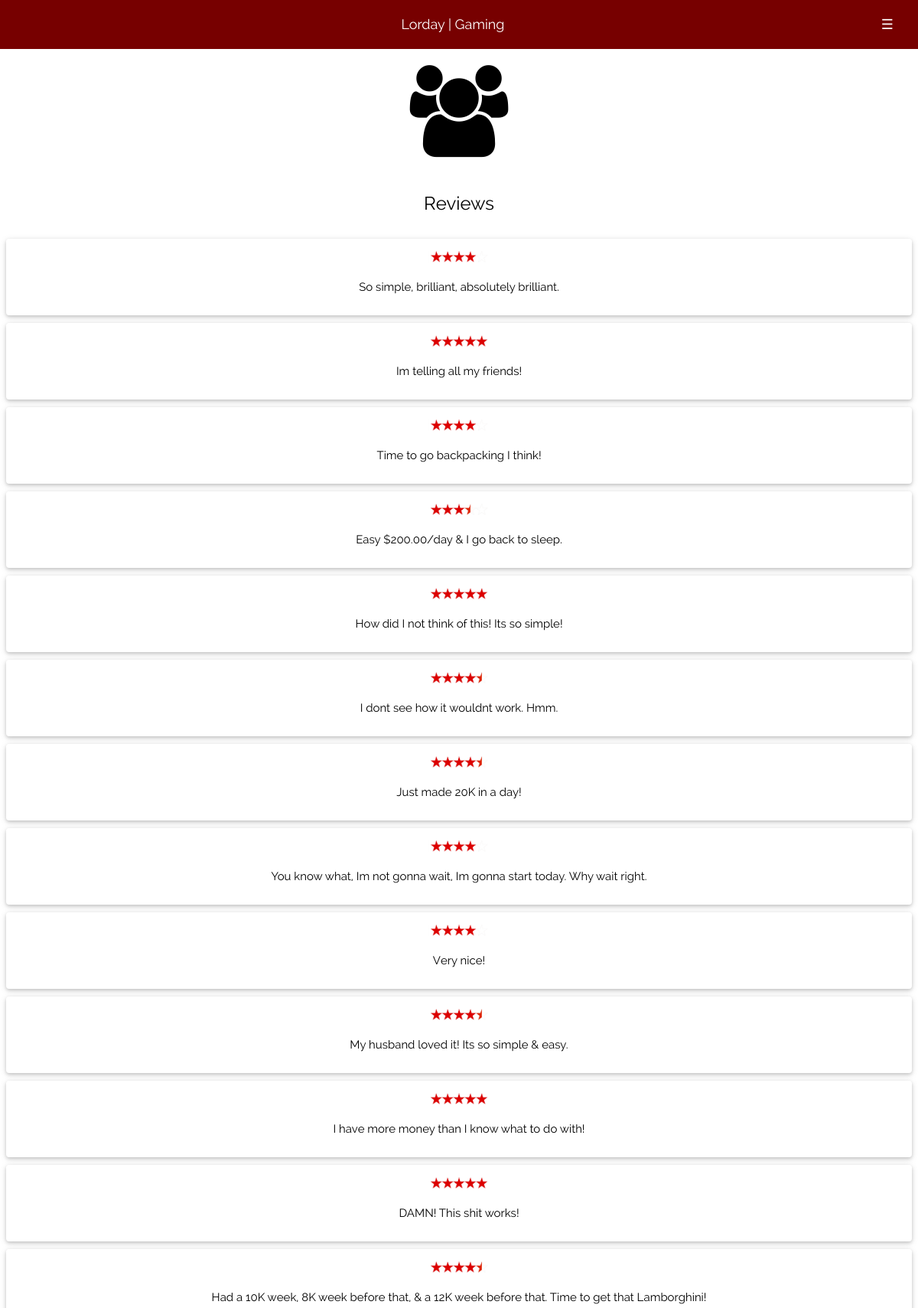
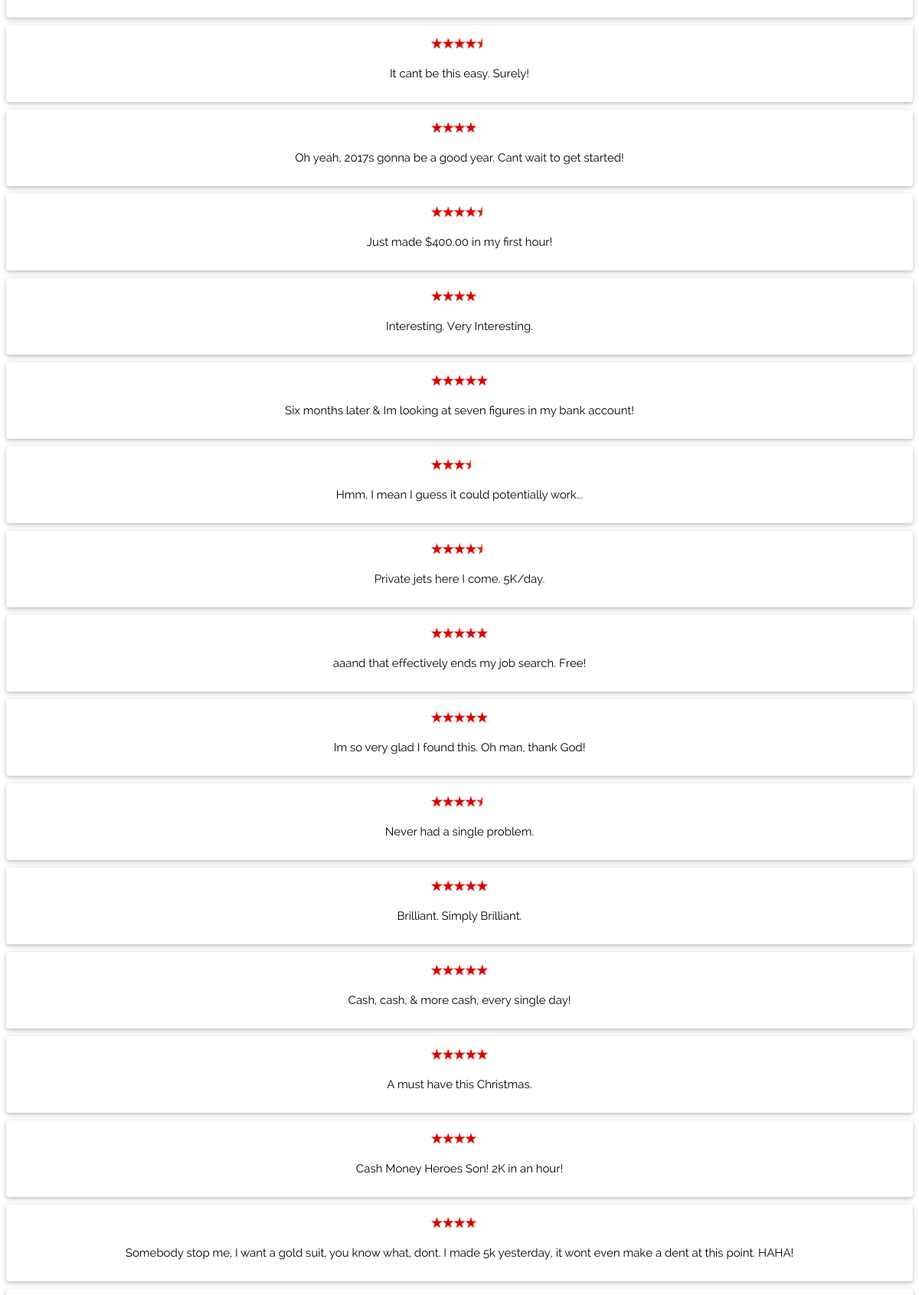
The page /gaming/reviews.php (upper part) on the database its author committed (2 pictures, top to bottom).
### tables this page shows
CREATE TABLE `reviews` (
  `review_id` int(100) NOT NULL,
  `customer_review` varchar(10000) NOT NULL,
  `review_image` varchar(100) NOT NULL
);

### gaming/functions/functions.php (the view, shortened to what this page needs)
<?php
function query($sql) {
  global $connection;
  return mysqli_query($connection, $sql);
}
function fetch_array($result){
  return mysqli_fetch_array($result);
}
function getReviews(){
  $query = query(" SELECT * FROM reviews order by RAND()");
  while($row = fetch_array($query)) {
    $review = $row['customer_review'];
    $review_image = $row['review_image'];
$the_review = <<<DELIMETER
<div style="margin-top:10px;">
  <div class="w3-card-2 w3-padding-top w3-padding-bottom w3-round w3-padding-left w3-padding-right" style="min-height:50px">
  <img src="images/review_images/{$review_image}" width="80px;">
    <br>
  <p>$review</p>
  </div>
</div>
DELIMETER;
echo $the_review;
  }
}
?>

### gaming/reviews.php (shortened to what this page needs)
<!DOCTYPE html>
<html>
<html lang="en">
<link rel="stylesheet" href="styles/w3.css">
<link rel="stylesheet" href="styles/raleway/raleway.css">
<link rel="stylesheet" href="styles/font-awesome/css/font-awesome.min.css">
<div class="w3-top">
  <div class="w3-text-white w3-large w3-padding-xlarge" style="background-color:#770000;">
    <div class="w3-opennav w3-right" onclick="w3_open()">☰</div>
    <div class="w3-center">Lorday | Gaming</div>
  </div>
</div>
<div class="w3-row-padding w3-center" style="margin-top:85px;">
  <i class="fa fa-users fa-15 w3-margin-bottom" style="font-size:120px"></i>
  <p class="w3-xlarge">Reviews</p>
<?php getReviews(); ?>
</div>
</body>
</html>

### gaming/styles/w3.css (style rules this page uses)
html { box-sizing:border-box }
*,*:before,*:after { box-sizing:inherit }
html { -ms-text-size-adjust:100%;-webkit-text-size-adjust:100% }
img { border-style:none }
html,body { font-family:Verdana,sans-serif;font-size:15px;line-height:1.5 }
html { overflow-x:hidden }
img { margin-bottom:-5px }
.w3-btn,.w3-btn-floating,.w3-btn-floating-large,.w3-closenav,.w3-opennav { -webkit-touch-callout:none;-webkit-user-select:none;-khtml-user-select:none;-moz-user-select:none;-ms-user-select:none;user-select:none }
.w3-opennav,.w3-closenav { color:inherit }
.w3-btn,.w3-btn-floating,.w3-dropnav a,.w3-btn-floating-large,.w3-btn-block,.w3-hover-shadow,.w3-hover-opacity,.w3-hover-opacity-off, .w3-navbar a,.w3-sidenav a,.w3-pagination li a,.w3-hoverable tbody tr,.w3-hoverable li,.w3-accordion-content a,.w3-dropdown-content a,.w3-dropdown-click:hover,.w3-dropdown-hover:hover,.w3-opennav,.w3-closenav,.w3-closebtn, .w3-hover-amber,.w3-hover-aqua,.w3-hover-blue,.w3-hover-light-blue,.w3-hover-brown,.w3-hover-cyan,.w3-hover-blue-grey,.w3-hover-green,.w3-hover-light-green,.w3-hover-indigo,.w3-hover-khaki,.w3-hover-lime,.w3-hover-orange,.w3-hover-deep-orange,.w3-hover-pink, .w3-hover-purple,.w3-hover-deep-purple,.w3-hover-red,.w3-hover-sand,.w3-hover-teal,.w3-hover-yellow,.w3-hover-white,.w3-hover-black,.w3-hover-grey,.w3-hover-light-grey,.w3-hover-dark-grey,.w3-hover-text-amber,.w3-hover-text-aqua,.w3-hover-text-blue,.w3-hover-text-light-blue, .w3-hover-text-brown,.w3-hover-text-cyan,.w3-hover-text-blue-grey,.w3-hover-text-green,.w3-hover-text-light-green,.w3-hover-text-indigo,.w3-hover-text-khaki,.w3-hover-text-lime,.w3-hover-text-orange,.w3-hover-text-deep-orange,.w3-hover-text-pink,.w3-hover-text-purple, .w3-hover-text-deep-purple,.w3-hover-text-red,.w3-hover-text-sand,.w3-hover-text-teal,.w3-hover-text-yellow,.w3-hover-text-white,.w3-hover-text-black,.w3-hover-text-grey,.w3-hover-text-light-grey,.w3-hover-text-dark-grey { -webkit-transition:background-color .3s,color .15s,box-shadow .3s,opacity 0.3s;transition:background-color .3s,color .15s,box-shadow .3s,opacity 0.3s }
.w3-container:after,.w3-panel:after,.w3-row:after,.w3-row-padding:after,.w3-topnav:after,.w3-clear:after,.w3-btn-group:before,.w3-btn-group:after,.w3-btn-bar:before,.w3-btn-bar:after { content:"";display:table;clear:both }
.w3-top,.w3-bottom { position:fixed;width:100%;z-index:1 }
.w3-top { top:0 }
.w3-right { float:right!important }
.w3-large { font-size:18px!important }
.w3-xlarge { font-size:24px!important }
.w3-center { text-align:center!important }
.w3-round,.w3-round-medium { border-radius:4px!important }
.w3-margin-bottom { margin-bottom:16px!important }
.w3-padding-xlarge { padding:16px 32px!important }
.w3-padding-top { padding-top:8px!important }
.w3-padding-bottom { padding-bottom:8px!important }
.w3-padding-left { padding-left:16px!important }
.w3-padding-right { padding-right:16px!important }
.w3-row-padding,.w3-row-padding>.w3-half,.w3-row-padding>.w3-third,.w3-row-padding>.w3-twothird,.w3-row-padding>.w3-threequarter,.w3-row-padding>.w3-quarter,.w3-row-padding>.w3-col { padding:0 8px }
.w3-card-2,.w3-example { box-shadow:0 2px 4px 0 rgba(0,0,0,0.16),0 2px 10px 0 rgba(0,0,0,0.12)!important }
.w3-text-white,.w3-hover-text-white:hover { color:#fff!important }

### gaming/reviews.php (style rules this page uses)
html,body,h1,h2,h3,h4,h5,h6 { font-family: "Raleway", sans-serif }
body, html { height: 100%; line-height: 1.8; }

### rows shown on the page
reviews: review_image (picture), customer_review "So simple, brilliant, absolutely brilliant."
reviews: review_image (picture), customer_review "Im telling all my friends!"
reviews: review_image (picture), customer_review "Time to go backpacking I think!"
reviews: review_image (picture), customer_review "Easy $200.00/day & I go back to sleep."
reviews: review_image (picture), customer_review "How did I not think of this! Its so simple!"
reviews: review_image (picture), customer_review "I dont see how it wouldnt work. Hmm."
reviews: review_image (picture), customer_review "Just made 20K in a day!"
reviews: review_image (picture), customer_review "You know what, Im not gonna wait, Im gonna start today. Why wait right."
reviews: review_image (picture), customer_review "Very nice!"
reviews: review_image (picture), customer_review "My husband loved it! Its so simple & easy."
reviews: review_image (picture), customer_review "I have more money than I know what to do with!"
reviews: review_image (picture), customer_review "DAMN! This shit works!"
reviews: review_image (picture), customer_review "Had a 10K week, 8K week before that, & a 12K week before that. Time to get that Lamborghini!"
reviews: review_image (picture), customer_review "It cant be this easy. Surely!"
reviews: review_image (picture), customer_review "Oh yeah, 2017s gonna be a good year. Cant wait to get started!"
reviews: review_image (picture), customer_review "Just made $400.00 in my first hour!"
reviews: review_image (picture), customer_review "Interesting. Very Interesting."
reviews: review_image (picture), customer_review "Six months later & Im looking at seven figures in my bank account!"
reviews: review_image (picture), customer_review "Hmm, I mean I guess it could potentially work..."
reviews: review_image (picture), customer_review "Private jets here I come. 5K/day."
reviews: review_image (picture), customer_review "aaand that effectively ends my job search. Free!"
reviews: review_image (picture), customer_review "Im so very glad I found this. Oh man, thank God!"
reviews: review_image (picture), customer_review "Never had a single problem."
reviews: review_image (picture), customer_review "Brilliant. Simply Brilliant."
reviews: review_image (picture), customer_review "Cash, cash, & more cash, every single day!"
reviews: review_image (picture), customer_review "A must have this Christmas."
reviews: review_image (picture), customer_review "Cash Money Heroes Son! 2K in an hour!"
reviews: review_image (picture), customer_review "Somebody stop me, I want a gold suit, you know what, dont. I made 5k yesterday, it wont even make a dent at this point. HAHA!"
